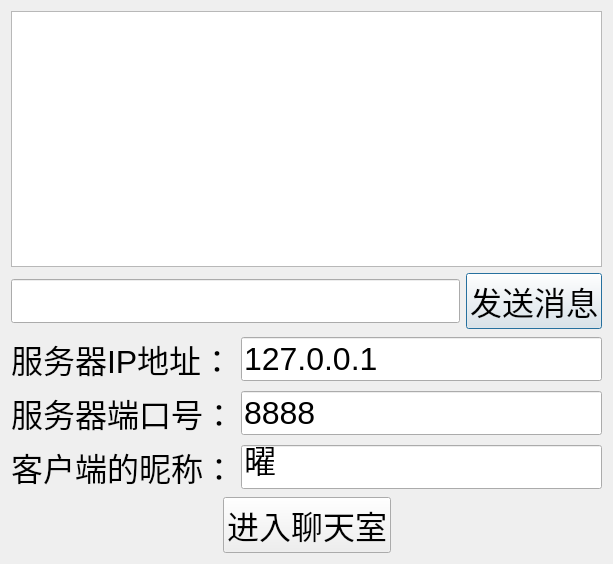
<?xml version="1.0" encoding="UTF-8"?>
<ui version="4.0">
 <class>ClientDialog</class>
 <widget class="QDialog" name="ClientDialog">
  <property name="geometry">
   <rect>
    <x>0</x>
    <y>0</y>
    <width>613</width>
    <height>564</height>
   </rect>
  </property>
  <property name="font">
   <font>
    <pointsize>24</pointsize>
   </font>
  </property>
  <property name="windowTitle">
   <string>ClientDialog</string>
  </property>
  <layout class="QHBoxLayout" name="horizontalLayout_3">
   <item>
    <layout class="QVBoxLayout" name="verticalLayout">
     <item>
      <widget class="QListWidget" name="listWidget"/>
     </item>
     <item>
      <layout class="QHBoxLayout" name="horizontalLayout">
       <item>
        <widget class="QLineEdit" name="sendMessageEdit"/>
       </item>
       <item>
        <widget class="QPushButton" name="sendMessageButton">
         <property name="text">
          <string>发送消息</string>
         </property>
        </widget>
       </item>
      </layout>
     </item>
     <item>
      <layout class="QGridLayout" name="gridLayout">
       <item row="0" column="0">
        <widget class="QLabel" name="label">
         <property name="text">
          <string>服务器IP地址：</string>
         </property>
        </widget>
       </item>
       <item row="0" column="1">
        <widget class="QLineEdit" name="serverIpEdit">
         <property name="text">
          <string>127.0.0.1</string>
         </property>
        </widget>
       </item>
       <item row="1" column="0">
        <widget class="QLabel" name="label_2">
         <property name="text">
          <string>服务器端口号：</string>
         </property>
        </widget>
       </item>
       <item row="1" column="1">
        <widget class="QLineEdit" name="serverPortEdit">
         <property name="text">
          <string>8888</string>
         </property>
        </widget>
       </item>
       <item row="2" column="0">
        <widget class="QLabel" name="label_3">
         <property name="text">
          <string>客户端的昵称：</string>
         </property>
        </widget>
       </item>
       <item row="2" column="1">
        <widget class="QLineEdit" name="clientNameEdit">
         <property name="text">
          <string>曜</string>
         </property>
        </widget>
       </item>
      </layout>
     </item>
     <item>
      <layout class="QHBoxLayout" name="horizontalLayout_2">
       <item>
        <spacer name="horizontalSpacer">
         <property name="orientation">
          <enum>Qt::Horizontal</enum>
         </property>
         <property name="sizeHint" stdset="0">
          <size>
           <width>40</width>
           <height>20</height>
          </size>
         </property>
        </spacer>
       </item>
       <item>
        <widget class="QPushButton" name="startButton">
         <property name="text">
          <string>进入聊天室</string>
         </property>
        </widget>
       </item>
       <item>
        <spacer name="horizontalSpacer_2">
         <property name="orientation">
          <enum>Qt::Horizontal</enum>
         </property>
         <property name="sizeHint" stdset="0">
          <size>
           <width>40</width>
           <height>20</height>
          </size>
         </property>
        </spacer>
       </item>
      </layout>
     </item>
    </layout>
   </item>
  </layout>
 </widget>
 <layoutdefault spacing="6" margin="11"/>
 <resources/>
 <connections/>
</ui>
